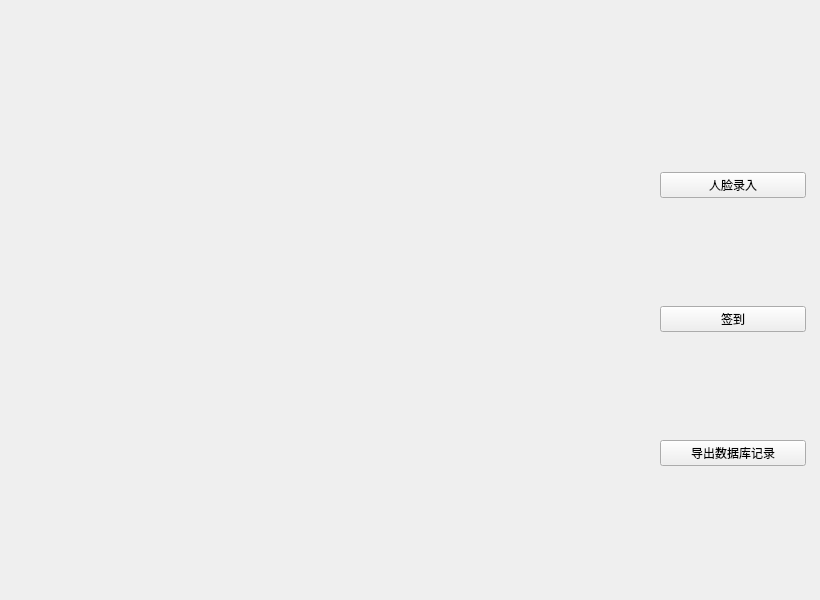
<?xml version="1.0" encoding="UTF-8"?>
<ui version="4.0">
 <class>Widget</class>
 <widget class="QWidget" name="Widget">
  <property name="geometry">
   <rect>
    <x>0</x>
    <y>0</y>
    <width>820</width>
    <height>600</height>
   </rect>
  </property>
  <property name="windowTitle">
   <string>人脸识别考勤系统</string>
  </property>
  <widget class="QLabel" name="label">
   <property name="geometry">
    <rect>
     <x>10</x>
     <y>60</y>
     <width>591</width>
     <height>501</height>
    </rect>
   </property>
   <property name="text">
    <string/>
   </property>
  </widget>
  <widget class="QWidget" name="layoutWidget">
   <property name="geometry">
    <rect>
     <x>660</x>
     <y>70</y>
     <width>146</width>
     <height>501</height>
    </rect>
   </property>
   <layout class="QVBoxLayout" name="verticalLayout">
    <item>
     <widget class="QPushButton" name="pushButton">
      <property name="text">
       <string>人脸录入</string>
      </property>
     </widget>
    </item>
    <item>
     <widget class="QPushButton" name="pushButton_2">
      <property name="text">
       <string>签到</string>
      </property>
     </widget>
    </item>
    <item>
     <widget class="QPushButton" name="pushButton_3">
      <property name="text">
       <string>导出数据库记录</string>
      </property>
     </widget>
    </item>
   </layout>
  </widget>
 </widget>
 <resources/>
 <connections/>
</ui>
